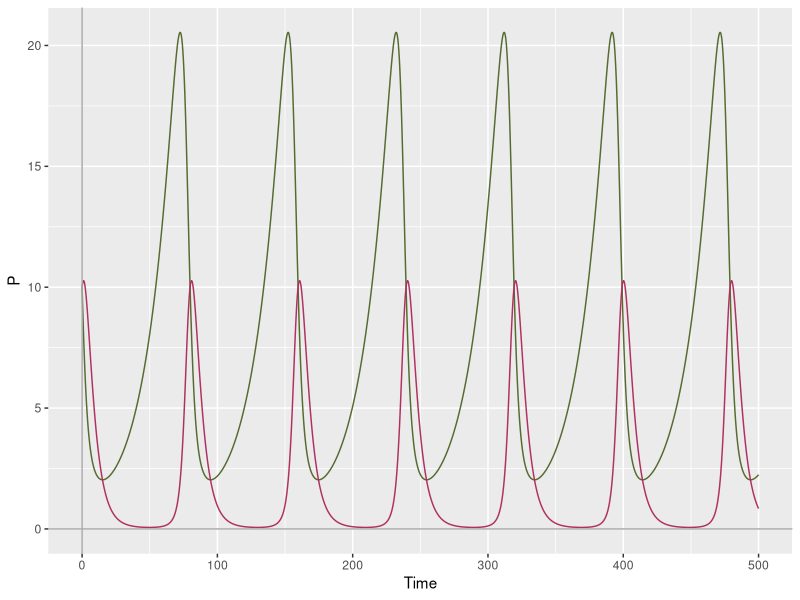
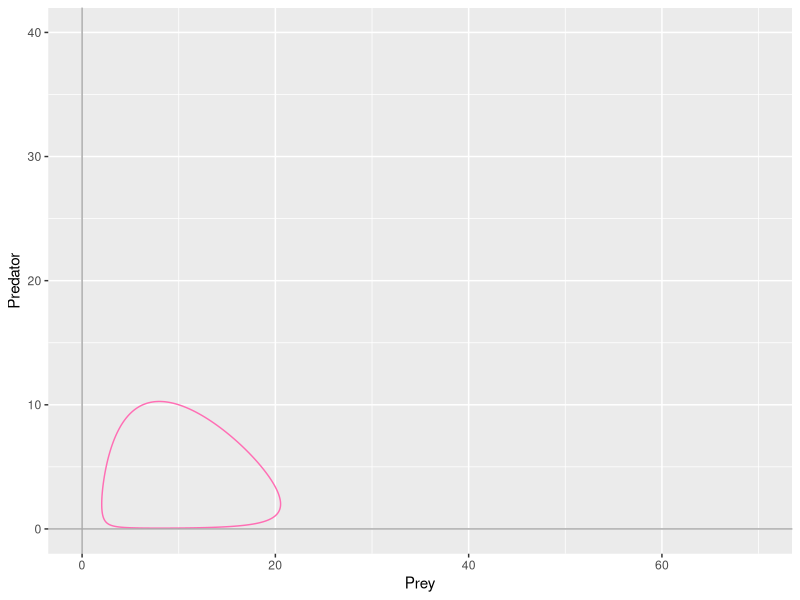
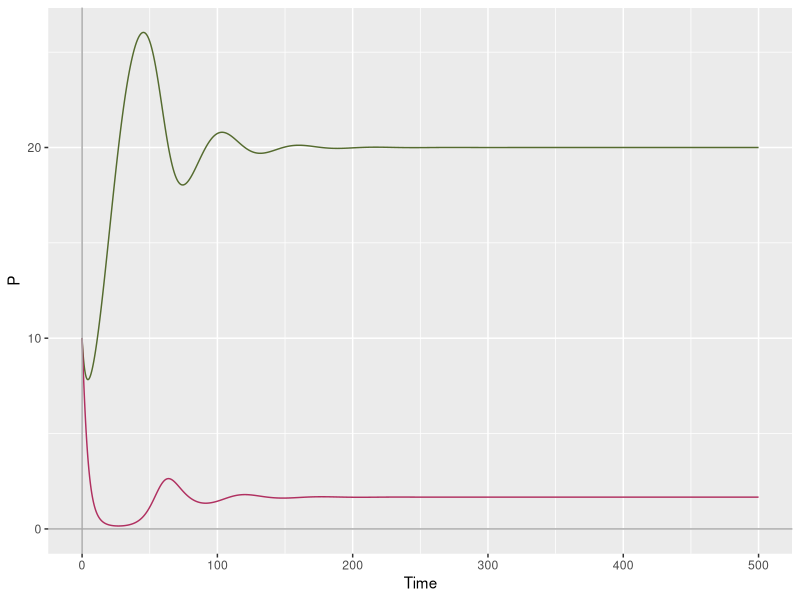
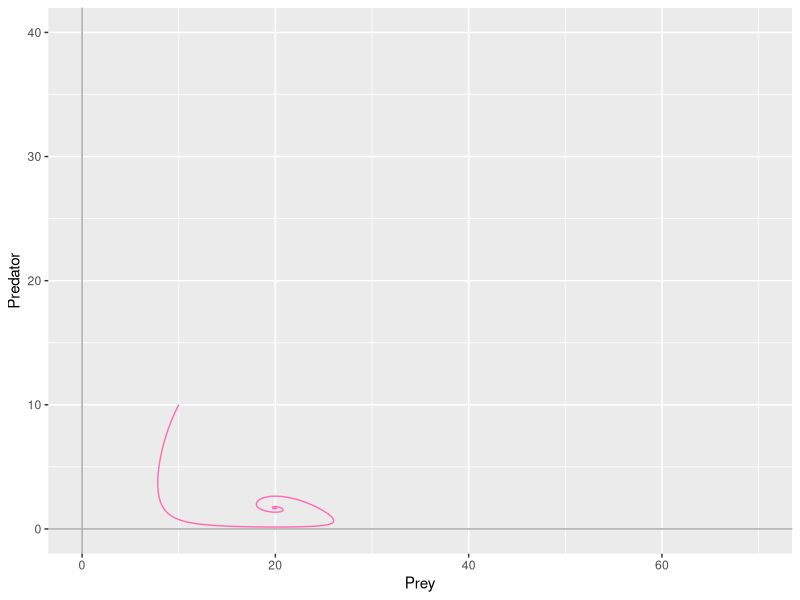

Recreate these plots in R, in order.
#the predator-prey lotka-volterra model
#implementation of the base LV model

LG <- function(t,state,parameters){ ##logistic grown function, that takes a set of parameter values, initial conditions and a time sequence
  with(as.list(c(state, parameters)),{ ##"with" is a function that allows us to use the variable names directly - it looks for r, K and P in state and parameters
    
    dP <- r*(1-P/K)*P ##this is our logistic equation governing the rate of change of P
    
    return(list(dP)) ## return the rate of change - it needs to be a list
  }) # end with(as.list ...
}

#modify this function to include two differential equations representing a predator-prey LV model
#the two equations must be included within the same function
#using ode() function, like last time 

install.packages("deSolve")
library(deSolve)

LV <- function(t,state,parameters){
  with(as.list(c(state, parameters)),{
    # rate of change
    dX <- a*X - b*X*Y
    dY <- c*X*Y - d*Y
    
    # return the rate of change
    list(c(dX, dY))
  }) # end with(as.list ...
}


parameters <- c(a=0.05, b=0.025, c=0.025, d=0.2)
state <- c(X=10, Y=10)
times <- seq(0,500,by=0.01)
out <- ode(y=state, times = times, func = LV, parms = parameters)
out.df <- data.frame(out)

#plotting the output 
install.packages("ggplot")
library(ggplot2)

ggplot(data = out.df)+
  geom_line(mapping=aes(x=time,y=X),color="darkolivegreen") +
  geom_line(mapping=aes(x=time,y=Y),color="maroon") +
  geom_hline(yintercept=0,color="darkgrey") +
  geom_vline(xintercept=0,color="darkgrey") +
  labs(x = "Time", y = "P")

#plotting the changes in populations through time in phase space 

ggplot(data = out.df)+
  geom_path(mapping=aes(x=X,y=Y),color="hotpink1") +
  xlim(0,70) +
  ylim(0,40) +
  geom_hline(yintercept=0,color="darkgrey") +
  geom_vline(xintercept=0,color="darkgrey") +
  labs(x = "Prey", y = "Predator")

#when all parameters increased, phase space circle is smaller 
#when all parameters decresed, phase space larger and less circular 

#prey growth rate: exponential vs logistic 
#in the original LV model, prey growth rate is exponential in absence of predator 
#change the equation to include a logistic growth instead 

LV.lg <- function(t,state,parameters){
  with(as.list(c(state, parameters)),{
    # rate of change
    dX <- a*X*(1-X/K) - b*X*Y
    dY <- c*X*Y - d*Y
    
    # return the rate of change
    list(c(dX, dY))
  }) # end with(as.list ...
}

parameters <- c(a=0.1, b=0.02, c=0.02, d=0.4, K=30)
state <- c(X=10, Y=10)
times <- seq(0,500,by=0.01)
out <- ode(y=state, times = times, func = LV.lg, parms = parameters)
out.df <- data.frame(out)

ggplot(data = out.df)+
  geom_line(mapping=aes(x=time,y=X),color="darkolivegreen") +
  geom_line(mapping=aes(x=time,y=Y),color="maroon") +
  geom_hline(yintercept=0,color="darkgrey") +
  geom_vline(xintercept=0,color="darkgrey") +
  labs(x = "Time", y = "P")

ggplot(data = out.df)+
  geom_path(mapping=aes(x=X,y=Y),color="hotpink1") +
  xlim(0,70) +
  ylim(0,40) +
  geom_hline(yintercept=0,color="darkgrey") +
  geom_vline(xintercept=0,color="darkgrey") +
  labs(x = "Prey", y = "Predator")
